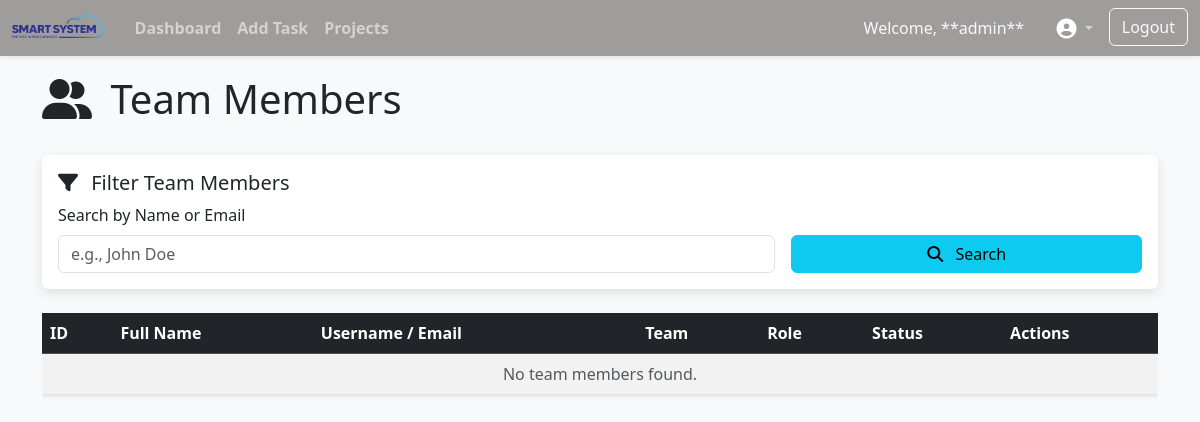
The page /team-members/12/ (signed in) on the database as committed earlier.
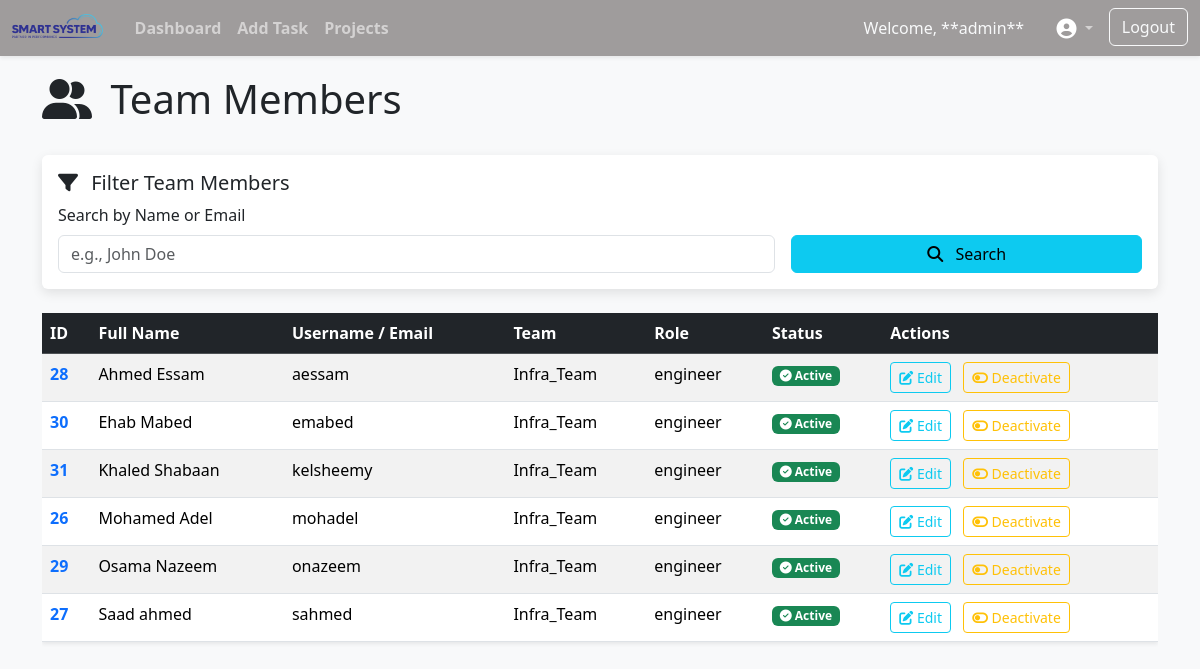
The same page on the database as committed later.
### app/models.py (models this page shows, shortened)
class CustomUser(AbstractBaseUser, PermissionsMixin):
    ROLE_CHOICES = [
        ('admin', 'Administrator'),
        ('developer', 'Developer'),
        ('sales', 'Sales'),
        ('ceo', 'CEO '),
        ('project-manager', 'Project Manager'),
        ('leader', 'Leader'),
        ('top-manager', 'Top Manager'),
        ('delivery-manager', 'Delivery Manager'),
        ('engineer', 'Engineer'),
    ]
    username = models.CharField(max_length=150, unique=True)
    role = models.CharField(max_length=20, choices=ROLE_CHOICES)
    is_active = models.BooleanField(default=True)
    is_staff = models.BooleanField(default=False)
    full_name = models.CharField( max_length=220, default='User')
    team = models.ForeignKey(Team, on_delete=models.SET_NULL,
                              null=True, blank=True, related_name="employees")
    objects = CustomUserManager()
    date_joined = models.DateTimeField(auto_now_add=True)
    email = models.EmailField(null=True, blank=True)
    USERNAME_FIELD = 'username'
    REQUIRED_FIELDS = ['role']
    class Meta:
        ordering = ('-date_joined',)

class Team(models.Model):
    title = models.CharField(max_length=100)
    team_lead = models.CharField(max_length=220, null=True)

### app/views.py (the view)
# urls.py: path('team-members/<int:pk>/', views.team_members, name='team_members'),
@user_passes_test(lambda u: is_admin(u) or is_manager(u) or is_leader(u), login_url=reverse_lazy('home'))
def team_members(request, pk):
    try:
        if is_leader(request.user):
            user_list = models.CustomUser.objects.filter(team__team_lead=request.user.full_name).order_by("-date_joined")
        else:
            user_list = models.CustomUser.objects.filter(team__pk=pk).order_by('username')
    except Exception as e:
        messages.warning(request, "You must choose team to display its memebers")
    paginator = Paginator(user_list, PAGE_SIZE)
    page_number = request.GET.get('page')
    page_obj = paginator.get_page(page_number)
    return render(request, 'team_members.html', {
        "page_obj": page_obj,
        "users": page_obj.object_list,
    })

### app/views.py (called while the page is built)
def is_admin(user):
    return user.is_superuser or user.role == "admin"

def is_leader(user):
    return user.role == "leader"

### templates/team_members.html (shortened to what this page needs)
{% extends 'base.html' %}
{% block content %}
<div class="d-flex justify-content-between align-items-center mb-4 animate__animated animate__fadeInDown">
<h1><i class="fas fa-user-friends me-2"></i> Team Members</h1>
</div>
<div class="card shadow-sm mb-4 animate__animated animate__fadeIn">
<div class="card-body">
<h5 class="card-title"><i class="fas fa-filter me-2"></i> Filter Team Members</h5>
<form method="GET" class="row g-3 align-items-end">
<div class="col-md-8">
<label for="search_query" class="form-label">Search by Name or Email</label>
<input type="text"
class="form-control"
id="search_query"
name="q"
placeholder="e.g., John Doe"
value="{{ search_query|default:'' }}">
</div>
<div class="col-md-4">
<button type="submit" class="btn btn-info w-100">
<i class="fas fa-search me-2"></i> Search
</button>
</div>
</form>
</div>
</div>
<div class="table-responsive animate__animated animate__fadeInUp">
<table class="table table-hover table-striped shadow-sm">
<thead class="table-dark">
<tr>
<th>ID</th>
<th>Full Name</th>
<th>Username / Email</th>
<th>Team</th>
<th>Role</th>
<th>Status</th>
<th>Actions</th>
</tr>
</thead>
<tbody>
{% for member in page_obj.object_list %}
<tr id="member-row-{{ member.pk }}">
<td class="fw-bold">
<a href="#" class="text-decoration-none text-primary">{{ member.pk }}</a>
</td>
<td>{{ member.full_name }}</td>
<td>{{ member.username }}</td>
<td>{{ member.team.title }}</td>
<td>{{ member.role }}</td>
<td>
{% if member.is_active %}
<span class="badge bg-success"><i class="fas fa-check-circle"></i> Active</span>
{% else %}
<span class="badge bg-danger"><i class="fas fa-times-circle"></i> Inactive</span>
{% endif %}
</td>
<td>
<button class="btn btn-sm btn-outline-info me-2"
onclick="openEditMemberModal('{{ member.pk }}', '{{ member.full_name|escapejs }}')">
<i class="fas fa-edit"></i> Edit
</button>
<button class="btn btn-sm {% if member.is_active %} btn-outline-warning {% else %} btn-outline-success{% endif %}"
onclick="openStatusChangeModal('{{ member.pk }}', '{{ member.full_name|escapejs }}', '{% if member.is_active %}Active{% else %}Inactive{% endif %}')">
<i class="fas {% if member.is_active %} fa-toggle-off {% else %} fa-toggle-on {% endif %}"></i>
{%if member.is_active%}
Deactivate
{%else%}
Activate
{%endif%}
</button>
</td>
</tr>
{% empty %}
<tr>
<td colspan="7" class="text-center text-muted">No team members found.</td>
</tr>
{% endfor %}
</tbody>
</table>
</div>
{% endblock %}

### templates/base.html (shortened to what this page needs)
{% load static %}
<!DOCTYPE html>
<html lang="en">
<head>
<link href="https://cdn.jsdelivr.net/npm/bootstrap@5.3.2/dist/css/bootstrap.min.css" rel="stylesheet">
<link rel="stylesheet" href="https://cdnjs.cloudflare.com/ajax/libs/font-awesome/6.5.1/css/all.min.css">
<link rel="stylesheet" href="{% static 'css/style.css' %}">
<link rel="stylesheet" href="https://cdnjs.cloudflare.com/ajax/libs/animate.css/4.1.1/animate.min.css"/>
</head>
<body>
<nav class="navbar navbar-expand-lg navbar-dark bg-primary shadow-sm fixed-top" style="z-index: 1030;">
<div class="container-fluid">
<a class="navbar-brand" href="{% url 'home' %}">
<img src="{% static 'img/Smart-System-Logo.webp' %}" alt="Logo" height="24" class="d-inline-block align-text-top me-2">
</a>
<div class="collapse navbar-collapse" id="navbarNav">
<ul style="font-weight: bolder;" class="navbar-nav me-auto mb-2 mb-lg-0">
<li class="nav-item"><a class="nav-link" href="{% url 'home' %}">Dashboard</a></li>
<li class="nav-item"><a class="nav-link" href="{%url 'add_timesheet' %}">Add Task</a></li>
<li class="nav-item"><a class="nav-link" href="{%url 'projects' %}">Projects</a></li>
</ul>
<ul class="navbar-nav mb-2 mb-lg-0">
<li class="nav-item d-flex align-items-center">
 <span class="navbar-text me-3 text-light">
Welcome, **{{ request.user.username }}**
 </span>
</li>
<li class="nav-item dropdown me-2">
<a class="nav-link dropdown-toggle" href="#" id="accountDropdown" role="button" data-bs-toggle="dropdown" aria-expanded="false">
<i class="fas fa-user-circle fa-lg text-white"></i>
</a>
</li>
<li class="nav-item">
<a href="{%url 'logout' %}" class="btn btn-outline-light">Logout</a>
</li>
</ul>
</div>
</div>
</nav>
<main class="container">
{% block content %}
{% endblock %}
</main>
</body>
</html>

### static/css/style.css (style rules this page uses)
:root { --primary-color: #9f9c9c; --secondary-color: #402fd61f; --background-color: #f8f9fa; --card-bg-color: #ffffff; --text-color: #212529; --shadow-color: rgba(0, 0, 0, 0.1); --bs-primary: var(--primary-color); --bs-bg-opacity: 1; }
body { background-color: var(--background-color); color: var(--text-color); transition: background-color 0.3s, color 0.3s; padding-top: 75px; }
.navbar-dark.bg-primary { background-color: var(--primary-color) !important; }
.card { background-color: var(--card-bg-color); color: var(--text-color); box-shadow: 0 4px 12px var(--shadow-color) !important; border: none; transition: background-color 0.3s, box-shadow 0.3s; }

Rows that differ between the two databases and show on the page:
added CustomUser: pk "28", full_name "Ahmed Essam", username "aessam", team "Infra_Team", role "engineer", is_active True (drawn)
added CustomUser: pk "30", full_name "Ehab Mabed", username "emabed", team "Infra_Team", role "engineer", is_active True (drawn)
added CustomUser: pk "31", full_name "Khaled Shabaan", username "kelsheemy", team "Infra_Team", role "engineer", is_active True (drawn)
added CustomUser: pk "26", full_name "Mohamed Adel", username "mohadel", team "Infra_Team", role "engineer", is_active True (drawn)
added CustomUser: pk "29", full_name "Osama Nazeem", username "onazeem", team "Infra_Team", role "engineer", is_active True (drawn)
added CustomUser: pk "27", full_name "Saad ahmed", username "sahmed", team "Infra_Team", role "engineer", is_active True (drawn)
Other text that changed with them:
text no longer shown: "No team members found."
